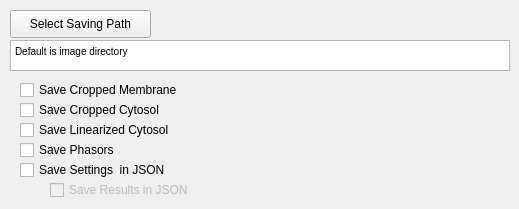
          <widget class="QWidget" name="tab_13">
           <attribute name="title">
            <string>Data Saving</string>
           </attribute>
           <widget class="QPushButton" name="B_selectsavingpath">
            <property name="geometry">
             <rect>
              <x>10</x>
              <y>10</y>
              <width>141</width>
              <height>28</height>
             </rect>
            </property>
            <property name="minimumSize">
             <size>
              <width>0</width>
              <height>20</height>
             </size>
            </property>
            <property name="text">
             <string>Select Saving Path</string>
            </property>
           </widget>
           <widget class="QTextBrowser" name="textBrowser">
            <property name="geometry">
             <rect>
              <x>10</x>
              <y>40</y>
              <width>500</width>
              <height>31</height>
             </rect>
            </property>
            <property name="minimumSize">
             <size>
              <width>500</width>
              <height>31</height>
             </size>
            </property>
            <property name="html">
             <string>&lt;!DOCTYPE HTML PUBLIC &quot;-//W3C//DTD HTML 4.0//EN&quot; &quot;http://www.w3.org/TR/REC-html40/strict.dtd&quot;&gt;
&lt;html&gt;&lt;head&gt;&lt;meta name=&quot;qrichtext&quot; content=&quot;1&quot; /&gt;&lt;style type=&quot;text/css&quot;&gt;
p, li { white-space: pre-wrap; }
&lt;/style&gt;&lt;/head&gt;&lt;body style=&quot; font-family:'MS Shell Dlg 2'; font-size:8.25pt; font-weight:400; font-style:normal;&quot;&gt;
&lt;p style=&quot; margin-top:0px; margin-bottom:0px; margin-left:0px; margin-right:0px; -qt-block-indent:0; text-indent:0px;&quot;&gt;&lt;span style=&quot; font-size:7.8pt;&quot;&gt;Default is image directory&lt;/span&gt;&lt;/p&gt;&lt;/body&gt;&lt;/html&gt;</string>
            </property>
           </widget>
           <widget class="QCheckBox" name="checkBox_11">
            <property name="enabled">
             <bool>true</bool>
            </property>
            <property name="geometry">
             <rect>
              <x>20</x>
              <y>80</y>
              <width>171</width>
              <height>20</height>
             </rect>
            </property>
            <property name="minimumSize">
             <size>
              <width>0</width>
              <height>20</height>
             </size>
            </property>
            <property name="text">
             <string>Save Cropped Membrane</string>
            </property>
           </widget>
           <widget class="QCheckBox" name="checkBox_12">
            <property name="enabled">
             <bool>true</bool>
            </property>
            <property name="geometry">
             <rect>
              <x>20</x>
              <y>100</y>
              <width>171</width>
              <height>20</height>
             </rect>
            </property>
            <property name="minimumSize">
             <size>
              <width>0</width>
              <height>20</height>
             </size>
            </property>
            <property name="text">
             <string>Save Cropped Cytosol</string>
            </property>
           </widget>
           <widget class="QCheckBox" name="checkBox_13">
            <property name="enabled">
             <bool>true</bool>
            </property>
            <property name="geometry">
             <rect>
              <x>20</x>
              <y>120</y>
              <width>211</width>
              <height>20</height>
             </rect>
            </property>
            <property name="minimumSize">
             <size>
              <width>0</width>
              <height>20</height>
             </size>
            </property>
            <property name="text">
             <string>Save Linearized Cytosol</string>
            </property>
           </widget>
           <widget class="QCheckBox" name="checkBox_17">
            <property name="enabled">
             <bool>true</bool>
            </property>
            <property name="geometry">
             <rect>
              <x>20</x>
              <y>140</y>
              <width>211</width>
              <height>20</height>
             </rect>
            </property>
            <property name="minimumSize">
             <size>
              <width>0</width>
              <height>20</height>
             </size>
            </property>
            <property name="text">
             <string>Save Phasors</string>
            </property>
           </widget>
           <widget class="QCheckBox" name="checkBox_18">
            <property name="enabled">
             <bool>true</bool>
            </property>
            <property name="geometry">
             <rect>
              <x>20</x>
              <y>160</y>
              <width>211</width>
              <height>20</height>
             </rect>
            </property>
            <property name="minimumSize">
             <size>
              <width>0</width>
              <height>20</height>
             </size>
            </property>
            <property name="text">
             <string>Save Settings  in JSON </string>
            </property>
           </widget>
           <widget class="QCheckBox" name="checkBox_19">
            <property name="enabled">
             <bool>false</bool>
            </property>
            <property name="geometry">
             <rect>
              <x>50</x>
              <y>180</y>
              <width>211</width>
              <height>20</height>
             </rect>
            </property>
            <property name="minimumSize">
             <size>
              <width>0</width>
              <height>20</height>
             </size>
            </property>
            <property name="text">
             <string>Save Results in JSON </string>
            </property>
           </widget>
          </widget>
